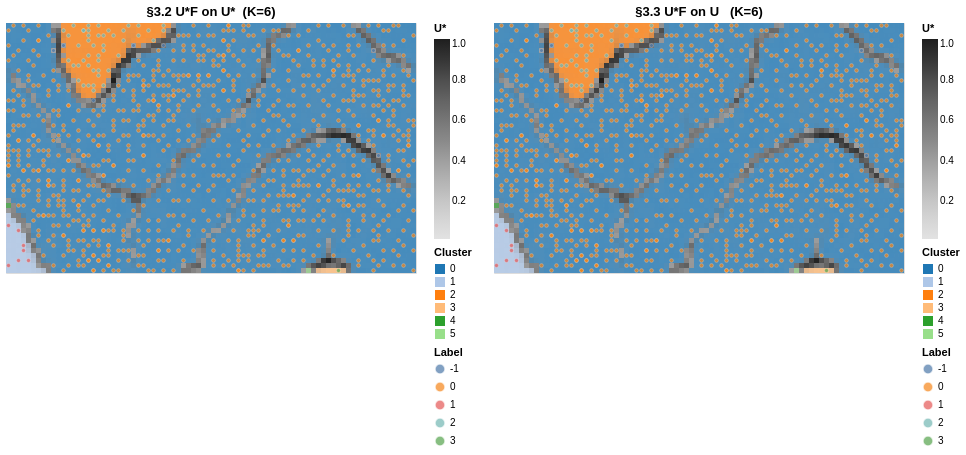

Notebook source saved alongside this figure:
### Code cell
alt.hconcat(
    plot_ustar_cluster_overlay(
        clf_cl_ustar.ustar_, clf_cl_ustar.labels_,
        bmu_indices=bmus_cl, sample_labels=pred_cl_ustar,
        title=f'§3.2 U*F on U*  (K={clf_cl_ustar.n_clusters_})',
        cell_pixels=5.0,
    ),
    plot_ustar_cluster_overlay(
        clf_cl_u.ustar_, clf_cl_u.labels_,
        bmu_indices=bmus_cl, sample_labels=pred_cl_u,
        title=f'§3.3 U*F on U   (K={clf_cl_u.n_clusters_})',
        cell_pixels=5.0,
    ),
).resolve_scale(color='independent')

### Figure 1 — Vega-Lite specification as saved in the notebook (floating-point values rounded to 4 significant figures; data arrays with more than 128 entries replaced by an {"elided": "..."} marker saying what was removed)
{"config": {"view": {"continuousWidth": 300, "continuousHeight": 300}}, "hconcat": [{"layer": [{"data": {"name": "data-7f3a46986be22cfa4142812a1f4d2880"}, "mark": {"type": "rect"}, "encoding": {"color": {"field": "ustar", "legend": {"title": "U*"}, "scale": {"scheme": "greys"}, "type": "quantitative"}, "tooltip": [{"field": "col", "type": "quantitative"}, {"field": "row", "type": "quantitative"}, {"field": "ustar", "format": ".4f", "type": "quantitative"}], "x": {"axis": null, "field": "col", "sort": null, "type": "ordinal"}, "y": {"axis": null, "field": "row", "sort": "descending", "type": "ordinal"}}}, {"data": {"name": "data-7f3a46986be22cfa4142812a1f4d2880"}, "mark": {"type": "rect"}, "encoding": {"color": {"field": "cluster", "legend": {"title": "Cluster"}, "scale": {"scheme": "category20"}, "type": "nominal"}, "opacity": {"field": "opacity", "legend": null, "scale": {"domain": [0, 1]}, "type": "quantitative"}, "tooltip": [{"field": "col", "type": "quantitative"}, {"field": "row", "type": "quantitative"}, {"field": "cluster", "type": "quantitative"}, {"field": "ustar", "format": ".4f", "type": "quantitative"}], "x": {"axis": null, "field": "col", "sort": null, "type": "ordinal"}, "y": {"axis": null, "field": "row", "sort": "descending", "type": "ordinal"}}, "title": "§3.2 U*F on U*  (K=6)", "transform": [{"filter": "(datum.cluster >= 0)"}]}, {"data": {"name": "data-0f9eab76d199aced29cf6d30d63d56ff"}, "mark": {"type": "circle", "opacity": 0.7, "size": 15.0, "stroke": "white", "strokeWidth": 0.3}, "encoding": {"color": {"field": "Label", "legend": {"title": "Label"}, "scale": {"scheme": "tableau10"}, "type": "nominal"}, "tooltip": [{"field": "col", "type": "quantitative"}, {"field": "row", "type": "quantitative"}, {"field": "Label", "type": "nominal"}], "x": {"axis": null, "field": "col", "sort": null, "type": "ordinal"}, "y": {"axis": null, "field": "row", "sort": "descending", "type": "ordinal"}}}], "height": {"step": 5.0}, "width": {"step": 5.0}}, {"layer": [{"data": {"name": "data-7f3a46986be22cfa4142812a1f4d2880"}, "mark": {"type": "rect"}, "encoding": {"color": {"field": "ustar", "legend": {"title": "U*"}, "scale": {"scheme": "greys"}, "type": "quantitative"}, "tooltip": [{"field": "col", "type": "quantitative"}, {"field": "row", "type": "quantitative"}, {"field": "ustar", "format": ".4f", "type": "quantitative"}], "x": {"axis": null, "field": "col", "sort": null, "type": "ordinal"}, "y": {"axis": null, "field": "row", "sort": "descending", "type": "ordinal"}}}, {"data": {"name": "data-7f3a46986be22cfa4142812a1f4d2880"}, "mark": {"type": "rect"}, "encoding": {"color": {"field": "cluster", "legend": {"title": "Cluster"}, "scale": {"scheme": "category20"}, "type": "nominal"}, "opacity": {"field": "opacity", "legend": null, "scale": {"domain": [0, 1]}, "type": "quantitative"}, "tooltip": [{"field": "col", "type": "quantitative"}, {"field": "row", "type": "quantitative"}, {"field": "cluster", "type": "quantitative"}, {"field": "ustar", "format": ".4f", "type": "quantitative"}], "x": {"axis": null, "field": "col", "sort": null, "type": "ordinal"}, "y": {"axis": null, "field": "row", "sort": "descending", "type": "ordinal"}}, "title": "§3.3 U*F on U   (K=6)", "transform": [{"filter": "(datum.cluster >= 0)"}]}, {"data": {"name": "data-0f9eab76d199aced29cf6d30d63d56ff"}, "mark": {"type": "circle", "opacity": 0.7, "size": 15.0, "stroke": "white", "strokeWidth": 0.3}, "encoding": {"color": {"field": "Label", "legend": {"title": "Label"}, "scale": {"scheme": "tableau10"}, "type": "nominal"}, "tooltip": [{"field": "col", "type": "quantitative"}, {"field": "row", "type": "quantitative"}, {"field": "Label", "type": "nominal"}], "x": {"axis": null, "field": "col", "sort": null, "type": "ordinal"}, "y": {"axis": null, "field": "row", "sort": "descending", "type": "ordinal"}}}], "height": {"step": 5.0}, "width": {"step": 5.0}}], "resolve": {"scale": {"color": "independent"}}, "$schema": "https://vega.github.io/schema/vega-lite/v6.4.1.json", "datasets": {"data-7f3a46986be22cfa4142812a1f4d2880": {"elided": "4100 records"}, "data-0f9eab76d199aced29cf6d30d63d56ff": {"elided": "1000 records"}}}
